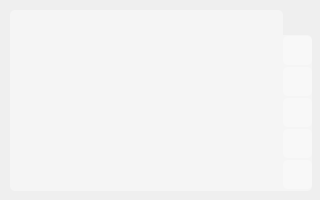
  <widget class="QWidget" name="myinfoWidget" native="true">
   <property name="geometry">
    <rect>
     <x>256</x>
     <y>190</y>
     <width>320</width>
     <height>200</height>
    </rect>
   </property>
   <property name="styleSheet">
    <string notr="true">#myinfoWidget {
	border-radius: 10px;
	background-color: rgba(170, 170, 170, 100);
}</string>
   </property>
   <widget class="QPushButton" name="myinfoCloseBtn">
    <property name="geometry">
     <rect>
      <x>290</x>
      <y>0</y>
      <width>31</width>
      <height>31</height>
     </rect>
    </property>
    <property name="cursor">
     <cursorShape>PointingHandCursor</cursorShape>
    </property>
    <property name="styleSheet">
     <string notr="true">border-image: url(:/close);</string>
    </property>
    <property name="text">
     <string/>
    </property>
    <property name="flat">
     <bool>true</bool>
    </property>
   </widget>
   <widget class="QPlainTextEdit" name="myinfoText">
    <property name="geometry">
     <rect>
      <x>10</x>
      <y>10</y>
      <width>273</width>
      <height>181</height>
     </rect>
    </property>
    <property name="font">
     <font>
      <family>Consolas</family>
      <pointsize>16</pointsize>
      <weight>75</weight>
      <bold>true</bold>
     </font>
    </property>
    <property name="styleSheet">
     <string notr="true">border-top-left-radius: 5px;
border-top-right-radius: 5px;
border-bottom-left-radius: 5px;
background-color: rgba(255, 255, 255, 100);
color: rgb(93, 93, 93);</string>
    </property>
    <property name="readOnly">
     <bool>true</bool>
    </property>
   </widget>
   <widget class="QWidget" name="decorationWidget" native="true">
    <property name="geometry">
     <rect>
      <x>283</x>
      <y>35</y>
      <width>29</width>
      <height>156</height>
     </rect>
    </property>
    <property name="styleSheet">
     <string notr="true">border-bottom-right-radius: 5px;
border-top-right-radius: 5px;
background-color: rgba(255, 255, 255, 100);</string>
    </property>
    <widget class="QLabel" name="trainerLevelLabel">
     <property name="geometry">
      <rect>
       <x>0</x>
       <y>1</y>
       <width>29</width>
       <height>29</height>
      </rect>
     </property>
     <property name="styleSheet">
      <string notr="true">border-radius: 5px;
background-color: rgba(255, 255, 255, 85);</string>
     </property>
     <property name="text">
      <string/>
     </property>
    </widget>
    <widget class="QLabel" name="rankLevelLabel">
     <property name="geometry">
      <rect>
       <x>0</x>
       <y>32</y>
       <width>29</width>
       <height>29</height>
      </rect>
     </property>
     <property name="styleSheet">
      <string notr="true">border-radius: 5px;
background-color: rgba(255, 255, 255, 85);</string>
     </property>
     <property name="text">
      <string/>
     </property>
    </widget>
    <widget class="QLabel" name="rateLevelLabel">
     <property name="geometry">
      <rect>
       <x>0</x>
       <y>63</y>
       <width>29</width>
       <height>29</height>
      </rect>
     </property>
     <property name="styleSheet">
      <string notr="true">border-radius: 5px;
background-color: rgba(255, 255, 255, 85);</string>
     </property>
     <property name="text">
      <string/>
     </property>
    </widget>
    <widget class="QLabel" name="otherLabel">
     <property name="geometry">
      <rect>
       <x>0</x>
       <y>94</y>
       <width>29</width>
       <height>29</height>
      </rect>
     </property>
     <property name="styleSheet">
      <string notr="true">border-radius: 5px;
background-color: rgba(255, 255, 255, 85);</string>
     </property>
     <property name="text">
      <string/>
     </property>
    </widget>
    <widget class="QLabel" name="anotherLabel">
     <property name="geometry">
      <rect>
       <x>0</x>
       <y>125</y>
       <width>29</width>
       <height>29</height>
      </rect>
     </property>
     <property name="styleSheet">
      <string notr="true">border-radius: 5px;
background-color: rgba(255, 255, 255, 85);</string>
     </property>
     <property name="text">
      <string/>
     </property>
    </widget>
   </widget>
  </widget>
